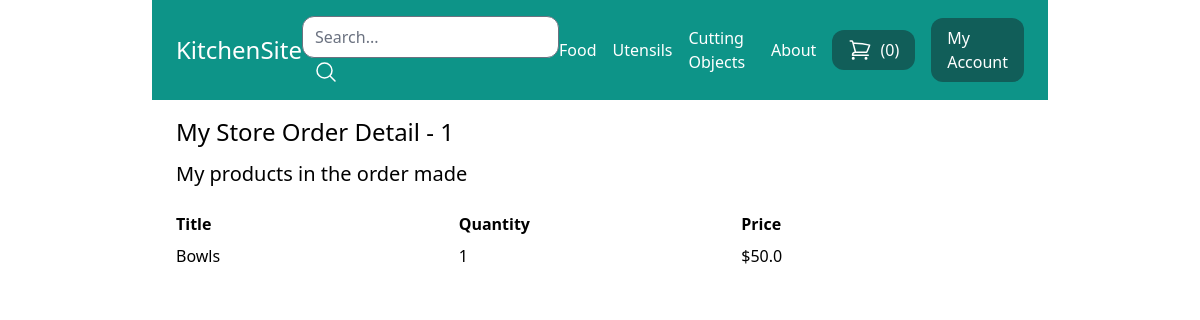
/my-store/order-detail/1/ (signed in), run on the app's committed database.
### store/models.py (models this page shows, shortened)
class Category(models.Model):
    title = models.CharField(max_length=60)
    slug = models.SlugField(max_length=60)
    class Meta:
        verbose_name_plural = 'Categories'

class Order(models.Model):
    first_name = models.CharField(max_length=200)
    last_name = models.CharField(max_length=200)
    address = models.CharField(max_length=200)
    email = models.CharField(max_length=200)
    city = models.CharField(max_length=200)
    postal_code = models.CharField(max_length=200)
    phone_number = models.CharField(max_length=200)
    paid_amount = models.IntegerField(blank=True, null=True)
    payment_status = models.BooleanField(default=False)
    payment_intent = models.CharField(max_length=255)
    created_by = models.ForeignKey(User, related_name='orders', on_delete=models.SET_NULL, null=True)
    created_at = models.DateTimeField(auto_now_add=True)

class OrderItem(models.Model):
    order = models.ForeignKey(Order, related_name='items', on_delete=models.CASCADE)
    product = models.ForeignKey(Product, related_name='items', on_delete=models.CASCADE)
    price = models.IntegerField()
    quantity = models.IntegerField(default=1)
    def get_display_price(self):
        return self.price / 100

class Product(models.Model):
    DRAFT = 'draft'
    WAITING_APPROVAL = 'waitingapproval'
    ACTIVE = 'active'
    DELETED = 'deleted'
    STATUS_CHOICES = (
        (DRAFT, 'Draft'),
        (WAITING_APPROVAL, 'Waiting Approval'),
        (ACTIVE, 'Active'),
        (DELETED, 'Deleted'),
    )
    user = models.ForeignKey(User, related_name='products', on_delete=models.CASCADE)
    category = models.ForeignKey(Category, related_name='products', on_delete=models.CASCADE)
    title = models.CharField(max_length=60)
    slug = models.SlugField(max_length=60)
    description = models.TextField(blank=True)
    price = models.IntegerField()
    image = models.ImageField(upload_to='uploads/product_images/', blank=True, null=True)
    thumbnail = models.ImageField(upload_to='uploads/product_images/thumbnail/', blank=True, null=True)
    created_at = models.DateTimeField(auto_now_add=True)
    updated_at = models.DateTimeField(auto_now=True)
    status = models.CharField(max_length=50, choices=STATUS_CHOICES, default=ACTIVE)
    class Meta:
        ordering = ('-created_at',)

### userprofile/views.py (the view)
# urls.py: path('my-store/order-detail/<int:pk>/', views.store_order_detail, name='store_order_detail'),
@login_required
def store_order_detail(request, pk):
    order = get_object_or_404(Order, pk=pk)
    return render(request, 'userprofile/store_order_detail.html', {
        'order': order
    })

### store/cart.py (called while the page is built)
    def __len__(self):
        return sum(item['quantity'] for item in self.cart.values())

### store/context_processors.py (called while the page is built)
def cart(request):
    return {'cart': Cart(request)}

### store/templatetags/menu.py (called while the page is built)
@register.inclusion_tag('core/menu.html')
def menu():
    categories = Category.objects.all()
    return {'categories': categories}

### userprofile/templates/userprofile/store_order_detail.html (shortened to what this page needs)
{% extends 'core/base.html' %}
{% block content %}
<h1 class=" mb-3 text-2xl">My Store Order Detail - {{order.id}}</h1>
<h2 class="text-xl">My products in the order made</h2><br>
<div class="mb-2 flex flex-wrap">
    <div class="w-1/3">
        <strong>Title</strong>
    </div>
    <div class="w-1/3">
        <strong>Quantity</strong>
    </div>
    <div class="w-1/3">
        <strong>Price</strong>
    </div>
</div>
{% for item in order.items.all %}
{% if item.product.user == request.user %}
<div class="flex flex-wrap">
    <div class="w-1/3">
        {{ item.product.title }}
    </div>
    <div class="w-1/3">
        {{ item.quantity}}
    </div>
    <div class="w-1/3">
        ${{ item.get_display_price }}
    </div>
</div>
{% endif %}
{% endfor %}
{% endblock %}

### core/templates/core/menu.html
{% for category in categories %}
<a href="{% url 'category_detail' category.slug %}" class="text-white">{{category.title}}</a>
{% endfor %}
<a href="{% url 'about' %}" class="text-white">About</a>

### data on the page
Category: title "Food"
Category: title "Utensils"
Category: title "Cutting Objects"
Order: id "1"
OrderItem: product "Bowls", quantity "1", get_display_price "50.0"

### other printed values
{{ cart|length }} "0"
